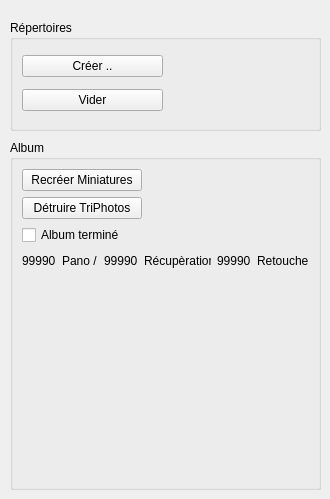
          <widget class="QWidget" name="tab_3">
           <attribute name="title">
            <string>Gestion album</string>
           </attribute>
           <widget class="QGroupBox" name="groupBox">
            <property name="geometry">
             <rect>
              <x>10</x>
              <y>20</y>
              <width>311</width>
              <height>111</height>
             </rect>
            </property>
            <property name="title">
             <string>Répertoires</string>
            </property>
            <layout class="QGridLayout" name="gridLayout">
             <item row="0" column="0">
              <widget class="QPushButton" name="btCreerRepertoire">
               <property name="sizePolicy">
                <sizepolicy hsizetype="Minimum" vsizetype="Fixed">
                 <horstretch>0</horstretch>
                 <verstretch>0</verstretch>
                </sizepolicy>
               </property>
               <property name="text">
                <string>Créer ..</string>
               </property>
              </widget>
             </item>
             <item row="1" column="1">
              <widget class="QLabel" name="lblRepADeplacer">
               <property name="text">
                <string/>
               </property>
              </widget>
             </item>
             <item row="1" column="0">
              <widget class="QPushButton" name="btViderRepertoire">
               <property name="text">
                <string>Vider</string>
               </property>
              </widget>
             </item>
            </layout>
           </widget>
           <widget class="QGroupBox" name="groupBox_2">
            <property name="geometry">
             <rect>
              <x>10</x>
              <y>140</y>
              <width>311</width>
              <height>350</height>
             </rect>
            </property>
            <property name="title">
             <string>Album</string>
            </property>
            <layout class="QVBoxLayout" name="verticalLayout_8">
             <item>
              <layout class="QHBoxLayout" name="horizontalLayout_16">
               <item>
                <widget class="QPushButton" name="btRecreerMiniatures">
                 <property name="minimumSize">
                  <size>
                   <width>120</width>
                   <height>0</height>
                  </size>
                 </property>
                 <property name="text">
                  <string>Recréer Miniatures</string>
                 </property>
                </widget>
               </item>
               <item>
                <spacer name="horizontalSpacer_4">
                 <property name="orientation">
                  <enum>Qt::Horizontal</enum>
                 </property>
                 <property name="sizeHint" stdset="0">
                  <size>
                   <width>40</width>
                   <height>20</height>
                  </size>
                 </property>
                </spacer>
               </item>
              </layout>
             </item>
             <item>
              <layout class="QHBoxLayout" name="horizontalLayout_17">
               <item>
                <widget class="QPushButton" name="btDetruireTriPhotos">
                 <property name="sizePolicy">
                  <sizepolicy hsizetype="Fixed" vsizetype="Fixed">
                   <horstretch>0</horstretch>
                   <verstretch>0</verstretch>
                  </sizepolicy>
                 </property>
                 <property name="minimumSize">
                  <size>
                   <width>120</width>
                   <height>0</height>
                  </size>
                 </property>
                 <property name="maximumSize">
                  <size>
                   <width>400</width>
                   <height>16777215</height>
                  </size>
                 </property>
                 <property name="text">
                  <string>Détruire TriPhotos</string>
                 </property>
                </widget>
               </item>
               <item>
                <spacer name="horizontalSpacer_5">
                 <property name="orientation">
                  <enum>Qt::Horizontal</enum>
                 </property>
                 <property name="sizeHint" stdset="0">
                  <size>
                   <width>40</width>
                   <height>20</height>
                  </size>
                 </property>
                </spacer>
               </item>
              </layout>
             </item>
             <item>
              <widget class="QCheckBox" name="cb_album_termine">
               <property name="text">
                <string>Album terminé</string>
               </property>
              </widget>
             </item>
             <item>
              <layout class="QHBoxLayout" name="horizontalLayout_31">
               <item>
                <widget class="QLabel" name="nb_pano">
                 <property name="text">
                  <string>99990</string>
                 </property>
                </widget>
               </item>
               <item>
                <widget class="QLabel" name="label_26">
                 <property name="text">
                  <string>Pano /</string>
                 </property>
                </widget>
               </item>
               <item>
                <widget class="QLabel" name="nb_recup">
                 <property name="text">
                  <string>99990</string>
                 </property>
                </widget>
               </item>
               <item>
                <widget class="QLabel" name="label_27">
                 <property name="text">
                  <string>Récupèration /</string>
                 </property>
                </widget>
               </item>
               <item>
                <widget class="QLabel" name="nb_retouche">
                 <property name="text">
                  <string>99990</string>
                 </property>
                </widget>
               </item>
               <item>
                <widget class="QLabel" name="label_28">
                 <property name="text">
                  <string>Retouche</string>
                 </property>
                </widget>
               </item>
              </layout>
             </item>
             <item>
              <layout class="QHBoxLayout" name="horizontalLayout_22">
               <item>
                <widget class="QLabel" name="icon1">
                 <property name="sizePolicy">
                  <sizepolicy hsizetype="Fixed" vsizetype="Preferred">
                   <horstretch>0</horstretch>
                   <verstretch>0</verstretch>
                  </sizepolicy>
                 </property>
                 <property name="maximumSize">
                  <size>
                   <width>25</width>
                   <height>16777215</height>
                  </size>
                 </property>
                 <property name="text">
                  <string/>
                 </property>
                 <property name="pixmap">
                  <pixmap>../../../../../../../.designer/icon/repNormal1.png</pixmap>
                 </property>
                </widget>
               </item>
               <item>
                <widget class="QLabel" name="label_23">
                 <property name="text">
                  <string/>
                 </property>
                 <property name="pixmap">
                  <pixmap>../../../../../../../.designer/backup/repko.png</pixmap>
                 </property>
                </widget>
               </item>
              </layout>
             </item>
             <item>
              <layout class="QHBoxLayout" name="horizontalLayout_26">
               <item>
                <widget class="QLabel" name="icon2">
                 <property name="sizePolicy">
                  <sizepolicy hsizetype="Fixed" vsizetype="Preferred">
                   <horstretch>0</horstretch>
                   <verstretch>0</verstretch>
                  </sizepolicy>
                 </property>
                 <property name="maximumSize">
                  <size>
                   <width>25</width>
                   <height>16777215</height>
                  </size>
                 </property>
                 <property name="text">
                  <string/>
                 </property>
                 <property name="pixmap">
                  <pixmap>../../../../../../../.designer/backup/repImage.png</pixmap>
                 </property>
                </widget>
               </item>
               <item>
                <widget class="QLabel" name="label_24">
                 <property name="text">
                  <string/>
                 </property>
                 <property name="pixmap">
                  <pixmap>../../../../../../../.designer/backup/repko.png</pixmap>
                 </property>
                </widget>
               </item>
              </layout>
             </item>
             <item>
              <layout class="QHBoxLayout" name="horizontalLayout_23">
               <item>
                <widget class="QLabel" name="icon3">
                 <property name="sizePolicy">
                  <sizepolicy hsizetype="Fixed" vsizetype="Preferred">
                   <horstretch>0</horstretch>
                   <verstretch>0</verstretch>
                  </sizepolicy>
                 </property>
                 <property name="maximumSize">
                  <size>
                   <width>25</width>
                   <height>16777215</height>
                  </size>
                 </property>
                 <property name="text">
                  <string/>
                 </property>
                 <property name="pixmap">
                  <pixmap>../../../../../../../.designer/backup/repVideo.png</pixmap>
                 </property>
                </widget>
               </item>
               <item>
                <widget class="QLabel" name="label_25">
                 <property name="text">
                  <string/>
                 </property>
                 <property name="pixmap">
                  <pixmap>../../../../../../../.designer/backup/repko.png</pixmap>
                 </property>
                </widget>
               </item>
              </layout>
             </item>
             <item>
              <layout class="QHBoxLayout" name="horizontalLayout_25">
               <item>
                <widget class="QLabel" name="icon4">
                 <property name="sizePolicy">
                  <sizepolicy hsizetype="Fixed" vsizetype="Preferred">
                   <horstretch>0</horstretch>
                   <verstretch>0</verstretch>
                  </sizepolicy>
                 </property>
                 <property name="maximumSize">
                  <size>
                   <width>25</width>
                   <height>16777215</height>
                  </size>
                 </property>
                 <property name="text">
                  <string/>
                 </property>
                 <property name="pixmap">
                  <pixmap>../../../../../../../.designer/backup/repTri.png</pixmap>
                 </property>
                </widget>
               </item>
               <item>
                <widget class="QLabel" name="label_29">
                 <property name="text">
                  <string/>
                 </property>
                 <property name="pixmap">
                  <pixmap>../../../../../../../.designer/backup/repko.png</pixmap>
                 </property>
                </widget>
               </item>
              </layout>
             </item>
             <item>
              <layout class="QHBoxLayout" name="horizontalLayout_21">
               <item>
                <widget class="QLabel" name="icon5">
                 <property name="sizePolicy">
                  <sizepolicy hsizetype="Fixed" vsizetype="Preferred">
                   <horstretch>0</horstretch>
                   <verstretch>0</verstretch>
                  </sizepolicy>
                 </property>
                 <property name="maximumSize">
                  <size>
                   <width>25</width>
                   <height>16777215</height>
                  </size>
                 </property>
                 <property name="text">
                  <string/>
                 </property>
                 <property name="pixmap">
                  <pixmap>../../../../../../../.designer/backup/repko.png</pixmap>
                 </property>
                </widget>
               </item>
               <item>
                <widget class="QLabel" name="label_21">
                 <property name="text">
                  <string/>
                 </property>
                 <property name="pixmap">
                  <pixmap>../../../../../../../.designer/backup/repko.png</pixmap>
                 </property>
                </widget>
               </item>
              </layout>
             </item>
             <item>
              <layout class="QHBoxLayout" name="horizontalLayout_18">
               <item>
                <widget class="QLabel" name="icon6">
                 <property name="sizePolicy">
                  <sizepolicy hsizetype="Fixed" vsizetype="Preferred">
                   <horstretch>0</horstretch>
                   <verstretch>0</verstretch>
                  </sizepolicy>
                 </property>
                 <property name="maximumSize">
                  <size>
                   <width>25</width>
                   <height>16777215</height>
                  </size>
                 </property>
                 <property name="text">
                  <string/>
                 </property>
                 <property name="pixmap">
                  <pixmap>../../../../../../../.designer/backup/nonVide.png</pixmap>
                 </property>
                </widget>
               </item>
               <item>
                <widget class="QLabel" name="label_11">
                 <property name="text">
                  <string/>
                 </property>
                 <property name="pixmap">
                  <pixmap>../../../../../../../.designer/backup/repko.png</pixmap>
                 </property>
                </widget>
               </item>
              </layout>
             </item>
             <item>
              <layout class="QHBoxLayout" name="horizontalLayout_19">
               <item>
                <widget class="QLabel" name="icon7">
                 <property name="sizePolicy">
                  <sizepolicy hsizetype="Fixed" vsizetype="Preferred">
                   <horstretch>0</horstretch>
                   <verstretch>0</verstretch>
                  </sizepolicy>
                 </property>
                 <property name="maximumSize">
                  <size>
                   <width>25</width>
                   <height>16777215</height>
                  </size>
                 </property>
                 <property name="text">
                  <string/>
                 </property>
                 <property name="pixmap">
                  <pixmap>../../../../../../../.designer/backup/rep2.png</pixmap>
                 </property>
                </widget>
               </item>
               <item>
                <widget class="QLabel" name="label_13">
                 <property name="text">
                  <string/>
                 </property>
                 <property name="pixmap">
                  <pixmap>../../../../../../../.designer/backup/repko.png</pixmap>
                 </property>
                </widget>
               </item>
              </layout>
             </item>
             <item>
              <layout class="QHBoxLayout" name="horizontalLayout_20">
               <item>
                <widget class="QLabel" name="icon8">
                 <property name="sizePolicy">
                  <sizepolicy hsizetype="Fixed" vsizetype="Preferred">
                   <horstretch>0</horstretch>
                   <verstretch>0</verstretch>
                  </sizepolicy>
                 </property>
                 <property name="maximumSize">
                  <size>
                   <width>25</width>
                   <height>16777215</height>
                  </size>
                 </property>
                 <property name="text">
                  <string/>
                 </property>
                 <property name="pixmap">
                  <pixmap>../../../../../../../.designer/icon/repNormal1.png</pixmap>
                 </property>
                </widget>
               </item>
               <item>
                <widget class="QLabel" name="label_15">
                 <property name="text">
                  <string/>
                 </property>
                 <property name="pixmap">
                  <pixmap>../../../../../../../.designer/backup/repko.png</pixmap>
                 </property>
                </widget>
               </item>
              </layout>
             </item>
            </layout>
           </widget>
          </widget>
